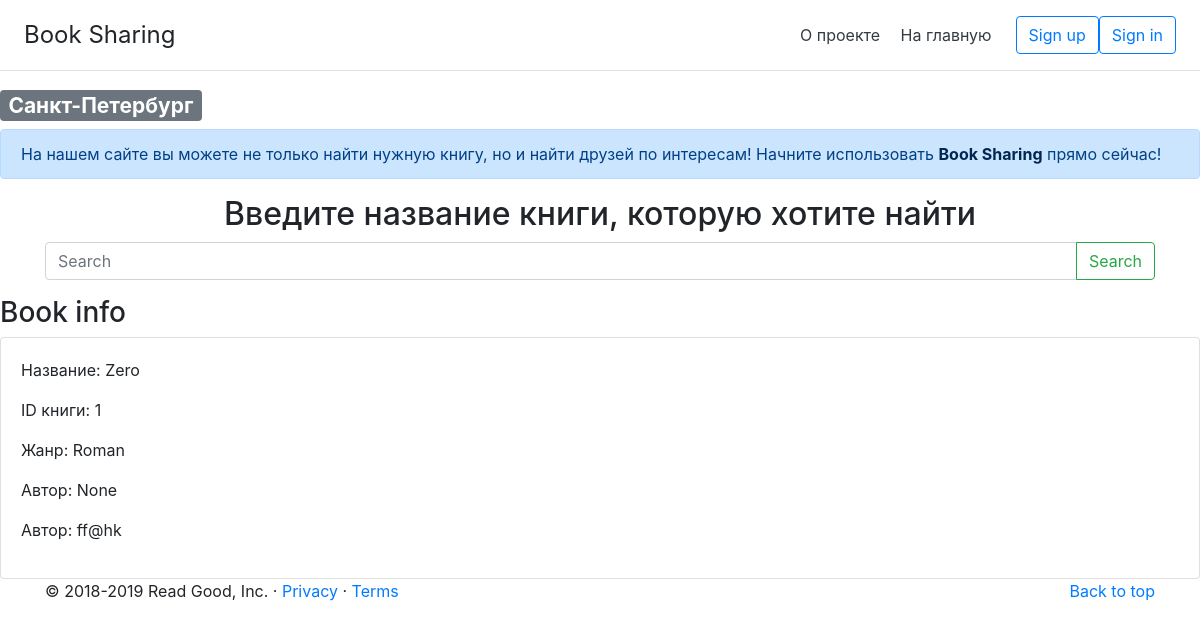
/bookid/1/, run on the app's committed database.
### tables this page shows
CREATE TABLE books (
           bookID INTEGER PRIMARY KEY AUTOINCREMENT,
           book_status TEXT,
           book_author TEXT,
           book_title TEXT, 
           book_genres TEXT,
           creatorID INTEGER,
           email TEXT,
           FOREIGN KEY (creatorID) REFERENCES users(userID)
           FOREIGN KEY (email) REFERENCES users(email)  
);

### newapp.py (the view)
@app.route('/bookid/<bookid>/')
def book_page_new(bookid):
    conn = sqlite3.connect('app.db')
    conn.row_factory = dict_factory
    c = conn.cursor()
    c.execute("SELECT * FROM books WHERE bookID='{id}'".format(id=bookid))
    book_data = c.fetchone()
    conn.close()
    return render_template("book_page_new.html", book=book_data)

### newapp.py (called while the page is built)
def dict_factory(cursor, row):
    d = {}
    for idx, col in enumerate(cursor.description):
        d[col[0]] = row[idx]
    return d

### templates/book_page_new.html (shortened to what this page needs)
{% extends "basic.html" %}
{% block body %}
    {% if not book %}
    <div class="alert alert-warning">Book not found!</div>
    {% else %}
        <h3>Book info</h3>
        <div class="card">
            <div class="card-body">
                <p> Название: {{book.book_title}} </p>
                <p> ID книги: {{book.bookID}} </p>
                <p> Жанр: {{book.book_genres}} </p>
                <p> Автор: {{book.book_author}} </p>
                <p> Автор: {{book.email}} </p>
            </div>
        </div>
    {% endif %}
{% endblock %}

### data on the page
books: book_title "Zero", bookID "1", book_genres "Roman", book_author "None", email "ff@hk"
